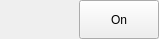
<?xml version="1.0" encoding="UTF-8"?>
<ui version="4.0">
 <class>TryToggle</class>
 <widget class="QWidget" name="TryToggle">
  <property name="geometry">
   <rect>
    <x>0</x>
    <y>0</y>
    <width>159</width>
    <height>39</height>
   </rect>
  </property>
  <property name="sizePolicy">
   <sizepolicy hsizetype="Minimum" vsizetype="Minimum">
    <horstretch>0</horstretch>
    <verstretch>0</verstretch>
   </sizepolicy>
  </property>
  <property name="minimumSize">
   <size>
    <width>100</width>
    <height>0</height>
   </size>
  </property>
  <property name="windowTitle">
   <string>Form</string>
  </property>
  <layout class="QHBoxLayout" name="horizontalLayout">
   <property name="spacing">
    <number>0</number>
   </property>
   <property name="sizeConstraint">
    <enum>QLayout::SetDefaultConstraint</enum>
   </property>
   <property name="leftMargin">
    <number>0</number>
   </property>
   <property name="topMargin">
    <number>0</number>
   </property>
   <property name="rightMargin">
    <number>0</number>
   </property>
   <property name="bottomMargin">
    <number>0</number>
   </property>
   <item>
    <widget class="LightWidget" name="widgetLight" native="true">
     <property name="sizePolicy">
      <sizepolicy hsizetype="Minimum" vsizetype="Minimum">
       <horstretch>0</horstretch>
       <verstretch>0</verstretch>
      </sizepolicy>
     </property>
     <property name="minimumSize">
      <size>
       <width>20</width>
       <height>20</height>
      </size>
     </property>
    </widget>
   </item>
   <item>
    <widget class="QPushButton" name="pushButtonToggle">
     <property name="sizePolicy">
      <sizepolicy hsizetype="Minimum" vsizetype="Minimum">
       <horstretch>0</horstretch>
       <verstretch>0</verstretch>
      </sizepolicy>
     </property>
     <property name="text">
      <string>On</string>
     </property>
     <property name="checkable">
      <bool>true</bool>
     </property>
    </widget>
   </item>
  </layout>
 </widget>
 <customwidgets>
  <customwidget>
   <class>LightWidget</class>
   <extends>QWidget</extends>
   <header>widgets/LightWidget.hpp</header>
   <container>1</container>
  </customwidget>
 </customwidgets>
 <resources/>
 <connections/>
</ui>
